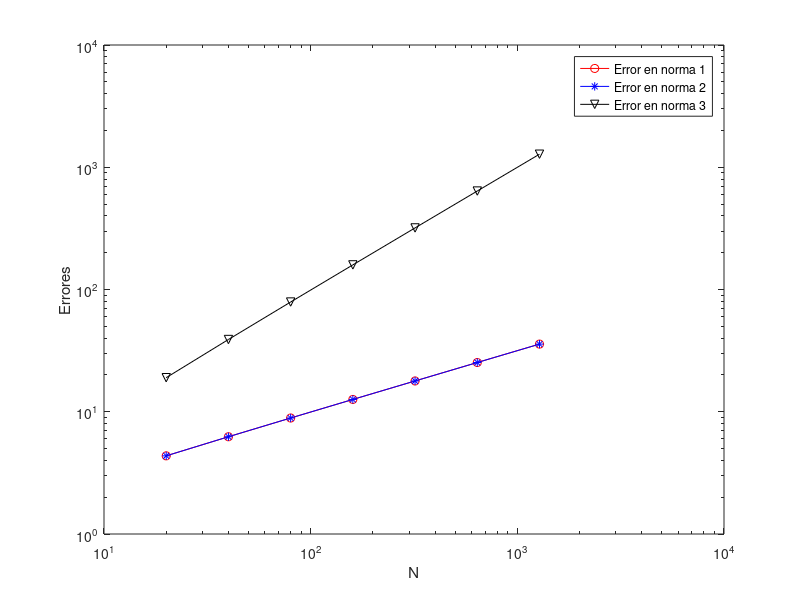
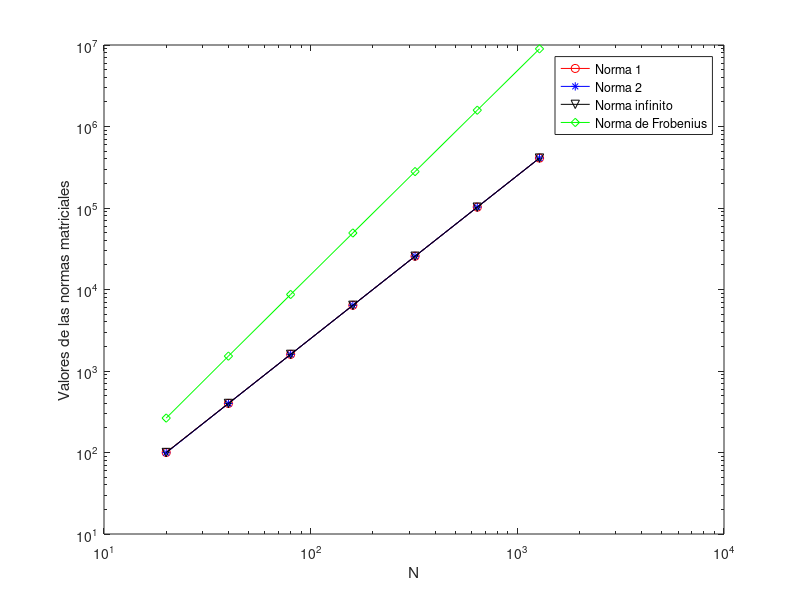

Source code (MATLAB) for these figures, in order:
function [tabla_dim_err] = practica1
    % Practica 1 a completar
    format short e

    % Definimos el intervalo y el numero inicial de nodos N
    a = -2;
    b = 2;
    N = 20;

    % Fijamos el número de veces que se van a duplicar el número de nodos [20,40,80,...,1280]
    numrep = 7;

    % Inicializamos donde almacenar las normas de los errores y de las
    % matrices.
    errmatvserrfor = zeros(numrep, 1);

    error1 = zeros(numrep, 1);
    error2 = zeros(numrep, 1);
    errorinf = zeros(numrep, 1);

    norma1 = zeros(numrep, 1);
    norma2 = zeros(numrep, 1);
    normainf = zeros(numrep, 1);
    normafro = zeros(numrep, 1);

    % Para cada cantidad de nodos, calcular y almacenar en dos tablas:
    % Las normas vectoriales de los errores cometidos
    % Las normas matriciales de las matrices de derivación
    for i = 1 : numrep
         % Se almacena el número de nodos (dimensión del vector)
        dimen(i, 1) = N * ( 2^(i - 1) );

        % Se aproxima la derivada segunda mediante la fórmula y un método matricial
        [x, fdotdot, DD] = derivadasegunda(@mifuncion, a, b, dimen(i, 1));
        length(fdotdot)
            
        % Se aproxima la derivada segunda mediante la fórmula punto a punto
        [xcompar, fdotdotbis] = derivadasegundabis(@mifuncion, a, b, dimen(i, 1));

        % Diferencia entre el método matricial y el método punto a punto
        errmatvserrfor(i, 1) = norm(fdotdotbis - fdotdot);

        % Valor exacto de la derivada segunda
        fsegexacta = dersegex(x);

        % Calcular las normas vectoriales del error
        error1(i)   = norm(fdotdot - fsegexacta, 1);       % Norma 1
        error2(i)   = norm(fdotdot - fsegexacta, 2);      % Norma 2
        errorinf(i) = norm(fdotdot - fsegexacta, "inf");  % Norma Infinito

        % Calcular las normas matriciales de la matriz de derivación
        norma1(i)   = norm(DD, 1);           % Norma 1
        norma2(i)   = norm(DD, 2);          % Norma 2
        normainf(i) = norm(DD, "inf");      % Norma Infinito
        normafro(i) = norm(DD, "fro");      % Norma Frobenius

    end

        %%%%%%%%%
        %%% Sacar por pantalla Error Método Matricial vs Error Método fórmula elemento a elemento
        disp('Error Método Matricial vs Error Método fórmula elemento a elemento');
        tabla_dim_err = [dimen, errmatvserrfor];
        disp(tabla_dim_err);

        % Descomentar el pause para parar y analizar el error 
        pause
        
        % Pulsar una tecla para continuar

        %%% Figura 1 %%%
        % Tabla con la primera columna dimen y los errores al aproximar f''
        disp('Tabla con el valor de N y los errores en las normas 1, 2 e infinito respectivamente');
        tabla_dim_err12inf = [dimen error1, error2, errorinf];
        disp(tabla_dim_err12inf);

        % Tabla que muestre el decrecimiento de los errores en cada norma al duplicar N (orden)
        disp('Tabla con el decrecimiento del error al duplicar N');
        tabla_crec_err = [error1(1 : numrep - 1) ./ error1(2 : numrep), ...
                          error2(1 : numrep - 1) ./ error2(2 : numrep), ...
                          errorinf(1 : numrep - 1) ./ errorinf(2 : numrep)];
        disp(tabla_crec_err);
        % Descomentar el pause para parar y analizar el error 
        pause

        figure(1)
        clf
        loglog(dimen, error1 ./ error2, 'ro-', dimen, error2 ./ errorinf, 'b*-', dimen, error1 ./ errorinf, 'kv-')

        % Completar las etiquetas de los ejes y la leyenda adecuadamente
        xlabel('N');
        ylabel('Errores');
        legend('Error en norma 1', 'Error en norma 2', 'Error en norma 3');

        disp('----------------------------------------<o>----------------------------------------')

    %%% Figura 2 %%%
        % Tabla con la primea columna dimen y las normas de las matrices de derivacion
        disp('Tabla con las distintas normas matriciales')
        tabla_norm_mat = [dimen norma1 norma2 normainf normafro];
        disp(tabla_norm_mat);

        % Tabla que muestre el crecimiento de dichas normas con la dimension
        disp('Tabla con el crecimiento de las normas con la dimensión');
        tabla_crec_norm = [norma1(2 : numrep) ./ norma1(1 : numrep - 1), ...
                           norma2(2 : numrep) ./ norma2(1 : numrep - 1), ...
                           normainf(2 : numrep) ./ normainf(1 : numrep - 1), ...
                           normafro(2 : numrep) ./ normafro(1 : numrep - 1)];
        disp(tabla_crec_norm);

        % Descomentar el pause para parar y analizar el comportamiento
        pause

        figure(2)
        clf
        loglog(dimen, norma1, 'ro-', dimen, norma2, 'b*-', dimen, normainf, 'kv-', dimen, normafro, 'gd-');

        % Completar las etiquetas de los ejes y leyenda adecuadamente
        xlabel('N');
        ylabel('Valores de las normas matriciales');
        legend('Norma 1', 'Norma 2', 'Norma infinito', 'Norma de Frobenius');  
end

% Programas auxiliares 

function [x, fdotdot, DD] = derivadasegunda(fun, a, b, N)

    % Programa que calcula la aproximación central a la derivada segunda
    % matricialmente

    % Se trabaja con una malla equiespaciada del intervalo [a, b].
    % x(j) = a + jh, h = (b - a) / N, j = 1, ..., N - 1.
    
    % Como datos de salida da:
    % x(j), j=1, ..., N - 1
    % DD la matriz de derivación de forma que al multiplicar 
    %       fdotdot= DD*fun(x)
    % fdotdot = la aproximación a la derivada segunda para x(j)=a+jh, j=(b-a)/N, j=1,...,N-1.
   
    h = (b - a) / N;
    x = a + h .* [1 : N - 1]';

    DD = (1 / (h^2)) * (diag(ones(N - 2, 1), -1) + diag(-2 * ones(N - 1, 1)) + diag(ones(N - 2, 1), 1));
    fdotdot = DD * fun(x);
end

function [xcompar,fdotdotbis] = derivadasegundabis(fun, a, b, N)

    % Programa que calcula la aproximación central a la derivada segunda
    % con la fórmula elemento a elemento

    % Se asume que es en una malla equiespaciada del intervalo [a,b].

    % La derivada se calcula con la fórmula de orden 2 usando los nodos
    % x(j)=a + j * h, h = (b - a) / N, j=0, ..., N.

    % Como datos de salida da:
    % xcompar=x(j), j=1,...,N-1
    % fdotdotbis = la aproximación a la derivada segunda con la fórmula

    h = (b - a) / N;
    x = a + h * [0 : N]';
    
    fdotdotbis = zeros(N - 1, 1);

    for j = 2 : N
        fdotdotbis(j - 1, 1) = fun(x(j - 1)) - 2 * fun(x(j)) + fun(x(j + 1));
    end
    
    xcompar = x(2 : N - 1, 1);
    fdotdotbis = (1 / h^2) * fdotdotbis;
end

% Programa auxiliar con la función a analizar
function f = mifuncion(x)
    % Poner la función que se desee analizar (Ej.: (x^2-4)(x^2+1))
    f = (x.^2 - 4) .* (x.^2 + 1);
    % Comentar la anterior y poner otra según se solicite 
    %f = exp(- x.^2);
end

% Programa auxiliar con la derivada segunda exacta de la función a analizar
function f = dersegex(x)
    % Poner la derivada segunda exacta de la función que se desee analizar (Ej.: ((x^2-4)(x^2+1))'' )
    f = 12 * (x.^2) - 6;
    % Comentar la anterior y poner otra función según se solicite
    %f = (4 * x.^2 - 2) .* exp(-x.^2);
end 

